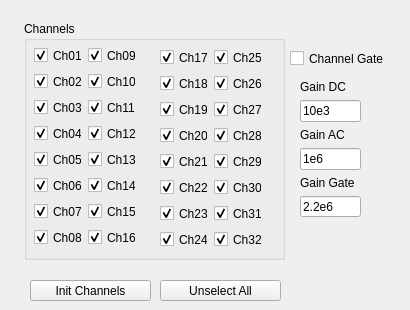
      <widget class="QWidget" name="tab">
       <attribute name="title">
        <string>Configuration</string>
       </attribute>
       <widget class="QPushButton" name="ButInitChannels">
        <property name="geometry">
         <rect>
          <x>30</x>
          <y>280</y>
          <width>121</width>
          <height>21</height>
         </rect>
        </property>
        <property name="sizePolicy">
         <sizepolicy hsizetype="Fixed" vsizetype="Fixed">
          <horstretch>0</horstretch>
          <verstretch>0</verstretch>
         </sizepolicy>
        </property>
        <property name="text">
         <string>Init Channels</string>
        </property>
       </widget>
       <widget class="QPushButton" name="ButUnselAll">
        <property name="geometry">
         <rect>
          <x>160</x>
          <y>280</y>
          <width>121</width>
          <height>21</height>
         </rect>
        </property>
        <property name="sizePolicy">
         <sizepolicy hsizetype="Fixed" vsizetype="Fixed">
          <horstretch>0</horstretch>
          <verstretch>0</verstretch>
         </sizepolicy>
        </property>
        <property name="text">
         <string>Unselect All</string>
        </property>
       </widget>
       <widget class="QGroupBox" name="GrChannels">
        <property name="geometry">
         <rect>
          <x>24</x>
          <y>21</y>
          <width>261</width>
          <height>239</height>
         </rect>
        </property>
        <property name="title">
         <string>Channels</string>
        </property>
        <widget class="QCheckBox" name="checkBox_15">
         <property name="geometry">
          <rect>
           <x>10</x>
           <y>208</y>
           <width>48</width>
           <height>17</height>
          </rect>
         </property>
         <property name="text">
          <string>Ch08</string>
         </property>
         <property name="checked">
          <bool>true</bool>
         </property>
        </widget>
        <widget class="QCheckBox" name="checkBox_16">
         <property name="geometry">
          <rect>
           <x>64</x>
           <y>208</y>
           <width>48</width>
           <height>17</height>
          </rect>
         </property>
         <property name="text">
          <string>Ch16</string>
         </property>
         <property name="checked">
          <bool>true</bool>
         </property>
        </widget>
        <widget class="QCheckBox" name="checkBox_4">
         <property name="geometry">
          <rect>
           <x>10</x>
           <y>104</y>
           <width>48</width>
           <height>17</height>
          </rect>
         </property>
         <property name="text">
          <string>Ch04</string>
         </property>
         <property name="checked">
          <bool>true</bool>
         </property>
        </widget>
        <widget class="QCheckBox" name="checkBox_11">
         <property name="geometry">
          <rect>
           <x>64</x>
           <y>104</y>
           <width>48</width>
           <height>17</height>
          </rect>
         </property>
         <property name="text">
          <string>Ch12</string>
         </property>
         <property name="checked">
          <bool>true</bool>
         </property>
        </widget>
        <widget class="QCheckBox" name="checkBox_3">
         <property name="geometry">
          <rect>
           <x>10</x>
           <y>78</y>
           <width>48</width>
           <height>17</height>
          </rect>
         </property>
         <property name="text">
          <string>Ch03</string>
         </property>
         <property name="checked">
          <bool>true</bool>
         </property>
        </widget>
        <widget class="QCheckBox" name="checkBox_12">
         <property name="geometry">
          <rect>
           <x>64</x>
           <y>130</y>
           <width>48</width>
           <height>17</height>
          </rect>
         </property>
         <property name="text">
          <string>Ch13</string>
         </property>
         <property name="checked">
          <bool>true</bool>
         </property>
        </widget>
        <widget class="QCheckBox" name="checkBox_6">
         <property name="geometry">
          <rect>
           <x>10</x>
           <y>156</y>
           <width>48</width>
           <height>17</height>
          </rect>
         </property>
         <property name="text">
          <string>Ch06</string>
         </property>
         <property name="checked">
          <bool>true</bool>
         </property>
        </widget>
        <widget class="QCheckBox" name="checkBox_13">
         <property name="geometry">
          <rect>
           <x>64</x>
           <y>156</y>
           <width>48</width>
           <height>17</height>
          </rect>
         </property>
         <property name="text">
          <string>Ch14</string>
         </property>
         <property name="checked">
          <bool>true</bool>
         </property>
        </widget>
        <widget class="QCheckBox" name="checkBox_7">
         <property name="geometry">
          <rect>
           <x>10</x>
           <y>182</y>
           <width>48</width>
           <height>17</height>
          </rect>
         </property>
         <property name="text">
          <string>Ch07</string>
         </property>
         <property name="checked">
          <bool>true</bool>
         </property>
        </widget>
        <widget class="QCheckBox" name="checkBox_14">
         <property name="geometry">
          <rect>
           <x>64</x>
           <y>182</y>
           <width>48</width>
           <height>17</height>
          </rect>
         </property>
         <property name="text">
          <string>Ch15</string>
         </property>
         <property name="checked">
          <bool>true</bool>
         </property>
        </widget>
        <widget class="QCheckBox" name="checkBox">
         <property name="geometry">
          <rect>
           <x>10</x>
           <y>26</y>
           <width>48</width>
           <height>17</height>
          </rect>
         </property>
         <property name="text">
          <string>Ch01</string>
         </property>
         <property name="checked">
          <bool>true</bool>
         </property>
        </widget>
        <widget class="QCheckBox" name="checkBox_9">
         <property name="geometry">
          <rect>
           <x>64</x>
           <y>26</y>
           <width>48</width>
           <height>17</height>
          </rect>
         </property>
         <property name="text">
          <string>Ch09</string>
         </property>
         <property name="checked">
          <bool>true</bool>
         </property>
        </widget>
        <widget class="QCheckBox" name="checkBox_2">
         <property name="geometry">
          <rect>
           <x>10</x>
           <y>52</y>
           <width>48</width>
           <height>17</height>
          </rect>
         </property>
         <property name="text">
          <string>Ch02</string>
         </property>
         <property name="checked">
          <bool>true</bool>
         </property>
        </widget>
        <widget class="QCheckBox" name="checkBox_8">
         <property name="geometry">
          <rect>
           <x>64</x>
           <y>52</y>
           <width>48</width>
           <height>17</height>
          </rect>
         </property>
         <property name="text">
          <string>Ch10</string>
         </property>
         <property name="checked">
          <bool>true</bool>
         </property>
        </widget>
        <widget class="QCheckBox" name="checkBox_10">
         <property name="geometry">
          <rect>
           <x>64</x>
           <y>78</y>
           <width>48</width>
           <height>17</height>
          </rect>
         </property>
         <property name="text">
          <string>Ch11</string>
         </property>
         <property name="checked">
          <bool>true</bool>
         </property>
        </widget>
        <widget class="QCheckBox" name="checkBox_5">
         <property name="geometry">
          <rect>
           <x>10</x>
           <y>130</y>
           <width>48</width>
           <height>17</height>
          </rect>
         </property>
         <property name="text">
          <string>Ch05</string>
         </property>
         <property name="checked">
          <bool>true</bool>
         </property>
        </widget>
        <widget class="QCheckBox" name="checkBox_34">
         <property name="geometry">
          <rect>
           <x>190</x>
           <y>210</y>
           <width>48</width>
           <height>17</height>
          </rect>
         </property>
         <property name="text">
          <string>Ch32</string>
         </property>
         <property name="checked">
          <bool>true</bool>
         </property>
        </widget>
        <widget class="QCheckBox" name="checkBox_17">
         <property name="geometry">
          <rect>
           <x>136</x>
           <y>210</y>
           <width>48</width>
           <height>17</height>
          </rect>
         </property>
         <property name="text">
          <string>Ch24</string>
         </property>
         <property name="checked">
          <bool>true</bool>
         </property>
        </widget>
        <widget class="QCheckBox" name="checkBox_45">
         <property name="geometry">
          <rect>
           <x>136</x>
           <y>54</y>
           <width>48</width>
           <height>17</height>
          </rect>
         </property>
         <property name="text">
          <string>Ch18</string>
         </property>
         <property name="checked">
          <bool>true</bool>
         </property>
        </widget>
        <widget class="QCheckBox" name="checkBox_35">
         <property name="geometry">
          <rect>
           <x>136</x>
           <y>106</y>
           <width>48</width>
           <height>17</height>
          </rect>
         </property>
         <property name="text">
          <string>Ch20</string>
         </property>
         <property name="checked">
          <bool>true</bool>
         </property>
        </widget>
        <widget class="QCheckBox" name="checkBox_42">
         <property name="geometry">
          <rect>
           <x>190</x>
           <y>184</y>
           <width>48</width>
           <height>17</height>
          </rect>
         </property>
         <property name="text">
          <string>Ch31</string>
         </property>
         <property name="checked">
          <bool>true</bool>
         </property>
        </widget>
        <widget class="QCheckBox" name="checkBox_38">
         <property name="geometry">
          <rect>
           <x>190</x>
           <y>132</y>
           <width>48</width>
           <height>17</height>
          </rect>
         </property>
         <property name="text">
          <string>Ch29</string>
         </property>
         <property name="checked">
          <bool>true</bool>
         </property>
        </widget>
        <widget class="QCheckBox" name="checkBox_39">
         <property name="geometry">
          <rect>
           <x>136</x>
           <y>158</y>
           <width>48</width>
           <height>17</height>
          </rect>
         </property>
         <property name="text">
          <string>Ch22</string>
         </property>
         <property name="checked">
          <bool>true</bool>
         </property>
        </widget>
        <widget class="QCheckBox" name="checkBox_48">
         <property name="geometry">
          <rect>
           <x>136</x>
           <y>132</y>
           <width>48</width>
           <height>17</height>
          </rect>
         </property>
         <property name="text">
          <string>Ch21</string>
         </property>
         <property name="checked">
          <bool>true</bool>
         </property>
        </widget>
        <widget class="QCheckBox" name="checkBox_47">
         <property name="geometry">
          <rect>
           <x>190</x>
           <y>80</y>
           <width>48</width>
           <height>17</height>
          </rect>
         </property>
         <property name="text">
          <string>Ch27</string>
         </property>
         <property name="checked">
          <bool>true</bool>
         </property>
        </widget>
        <widget class="QCheckBox" name="checkBox_46">
         <property name="geometry">
          <rect>
           <x>190</x>
           <y>54</y>
           <width>48</width>
           <height>17</height>
          </rect>
         </property>
         <property name="text">
          <string>Ch26</string>
         </property>
         <property name="checked">
          <bool>true</bool>
         </property>
        </widget>
        <widget class="QCheckBox" name="checkBox_41">
         <property name="geometry">
          <rect>
           <x>136</x>
           <y>184</y>
           <width>48</width>
           <height>17</height>
          </rect>
         </property>
         <property name="text">
          <string>Ch23</string>
         </property>
         <property name="checked">
          <bool>true</bool>
         </property>
        </widget>
        <widget class="QCheckBox" name="checkBox_43">
         <property name="geometry">
          <rect>
           <x>136</x>
           <y>28</y>
           <width>48</width>
           <height>17</height>
          </rect>
         </property>
         <property name="text">
          <string>Ch17</string>
         </property>
         <property name="checked">
          <bool>true</bool>
         </property>
         <property name="autoRepeat">
          <bool>false</bool>
         </property>
         <property name="tristate">
          <bool>false</bool>
         </property>
        </widget>
        <widget class="QCheckBox" name="checkBox_44">
         <property name="geometry">
          <rect>
           <x>190</x>
           <y>28</y>
           <width>48</width>
           <height>17</height>
          </rect>
         </property>
         <property name="text">
          <string>Ch25</string>
         </property>
         <property name="checked">
          <bool>true</bool>
         </property>
        </widget>
        <widget class="QCheckBox" name="checkBox_36">
         <property name="geometry">
          <rect>
           <x>190</x>
           <y>106</y>
           <width>48</width>
           <height>17</height>
          </rect>
         </property>
         <property name="text">
          <string>Ch28</string>
         </property>
         <property name="checked">
          <bool>true</bool>
         </property>
        </widget>
        <widget class="QCheckBox" name="checkBox_40">
         <property name="geometry">
          <rect>
           <x>190</x>
           <y>158</y>
           <width>48</width>
           <height>17</height>
          </rect>
         </property>
         <property name="text">
          <string>Ch30</string>
         </property>
         <property name="checked">
          <bool>true</bool>
         </property>
        </widget>
        <widget class="QCheckBox" name="checkBox_37">
         <property name="geometry">
          <rect>
           <x>136</x>
           <y>80</y>
           <width>48</width>
           <height>17</height>
          </rect>
         </property>
         <property name="text">
          <string>Ch19</string>
         </property>
         <property name="checked">
          <bool>true</bool>
         </property>
        </widget>
        <zorder>checkBox_15</zorder>
        <zorder>checkBox_16</zorder>
        <zorder>checkBox_4</zorder>
        <zorder>checkBox_11</zorder>
        <zorder>checkBox_3</zorder>
        <zorder>checkBox_12</zorder>
        <zorder>checkBox_6</zorder>
        <zorder>checkBox_13</zorder>
        <zorder>checkBox_7</zorder>
        <zorder>checkBox_14</zorder>
        <zorder>checkBox</zorder>
        <zorder>checkBox_9</zorder>
        <zorder>checkBox_2</zorder>
        <zorder>checkBox_8</zorder>
        <zorder>checkBox_10</zorder>
        <zorder>checkBox_5</zorder>
        <zorder>checkBox_34</zorder>
        <zorder>checkBox_17</zorder>
        <zorder>checkBox_45</zorder>
        <zorder>checkBox_35</zorder>
        <zorder>checkBox_42</zorder>
        <zorder>checkBox_38</zorder>
        <zorder>checkBox_39</zorder>
        <zorder>checkBox_48</zorder>
        <zorder>checkBox_47</zorder>
        <zorder>checkBox_46</zorder>
        <zorder>checkBox_41</zorder>
        <zorder>checkBox_43</zorder>
        <zorder>checkBox_44</zorder>
        <zorder>checkBox_36</zorder>
        <zorder>checkBox_40</zorder>
        <zorder>checkBox_37</zorder>
        <zorder>ChckGate</zorder>
       </widget>
       <widget class="QCheckBox" name="ChckGate">
        <property name="geometry">
         <rect>
          <x>290</x>
          <y>50</y>
          <width>111</width>
          <height>17</height>
         </rect>
        </property>
        <property name="text">
         <string>Channel Gate</string>
        </property>
        <property name="autoRepeat">
         <bool>false</bool>
        </property>
       </widget>
       <widget class="QWidget" name="layoutWidget">
        <property name="geometry">
         <rect>
          <x>300</x>
          <y>80</y>
          <width>61</width>
          <height>137</height>
         </rect>
        </property>
        <layout class="QVBoxLayout" name="verticalLayout_8">
         <item>
          <layout class="QVBoxLayout" name="verticalLayout_32">
           <item>
            <widget class="QLabel" name="label_45">
             <property name="text">
              <string>Gain DC</string>
             </property>
            </widget>
           </item>
           <item>
            <widget class="QLineEdit" name="QGainDC">
             <property name="text">
              <string>10e3</string>
             </property>
            </widget>
           </item>
          </layout>
         </item>
         <item>
          <layout class="QVBoxLayout" name="verticalLayout_7">
           <item>
            <widget class="QLabel" name="label_47">
             <property name="text">
              <string>Gain AC</string>
             </property>
            </widget>
           </item>
           <item>
            <widget class="QLineEdit" name="QGainAC">
             <property name="text">
              <string>1e6</string>
             </property>
            </widget>
           </item>
          </layout>
         </item>
         <item>
          <layout class="QVBoxLayout" name="verticalLayout_36">
           <item>
            <widget class="QLabel" name="label_46">
             <property name="text">
              <string>Gain Gate</string>
             </property>
            </widget>
           </item>
           <item>
            <widget class="QLineEdit" name="QGainGate">
             <property name="text">
              <string>2.2e6</string>
             </property>
            </widget>
           </item>
          </layout>
         </item>
        </layout>
       </widget>
       <zorder>layoutWidget</zorder>
       <zorder>ButInitChannels</zorder>
       <zorder>ButUnselAll</zorder>
       <zorder>GrChannels</zorder>
       <zorder>ChckGate</zorder>
      </widget>
